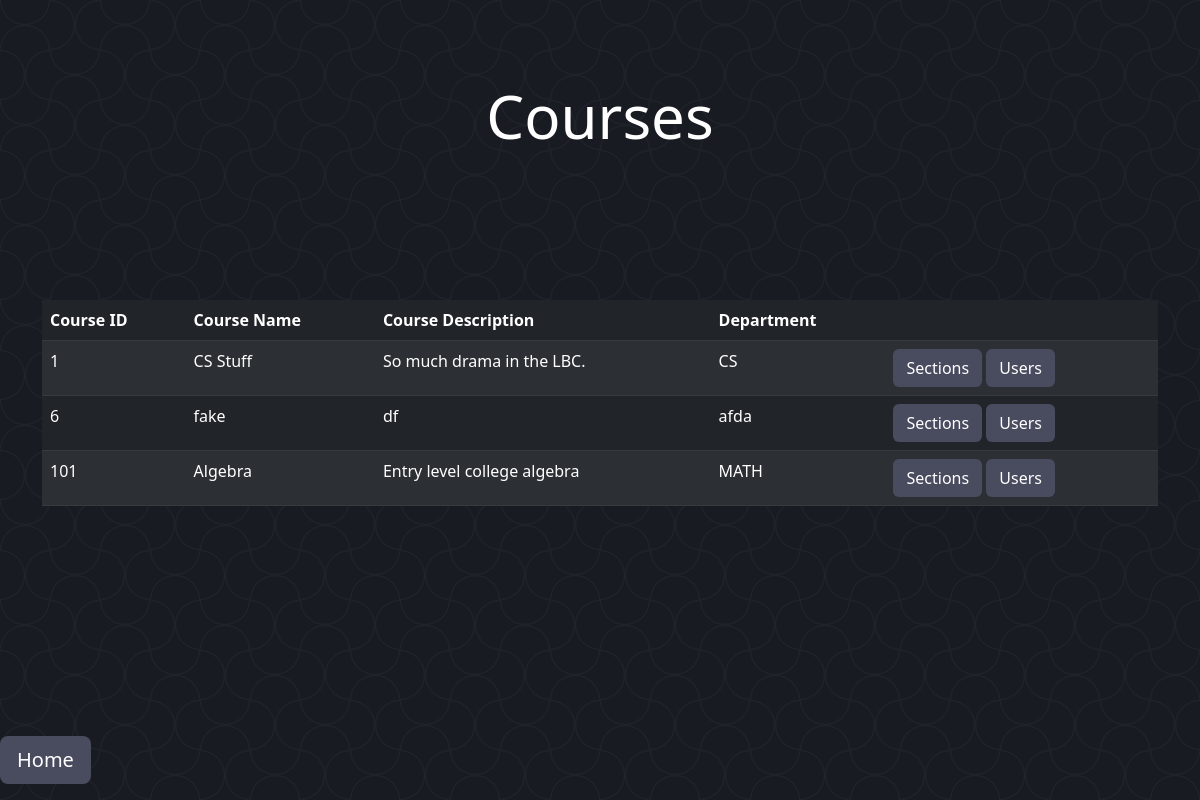
Before: /courses/ (signed in) with the older database file.
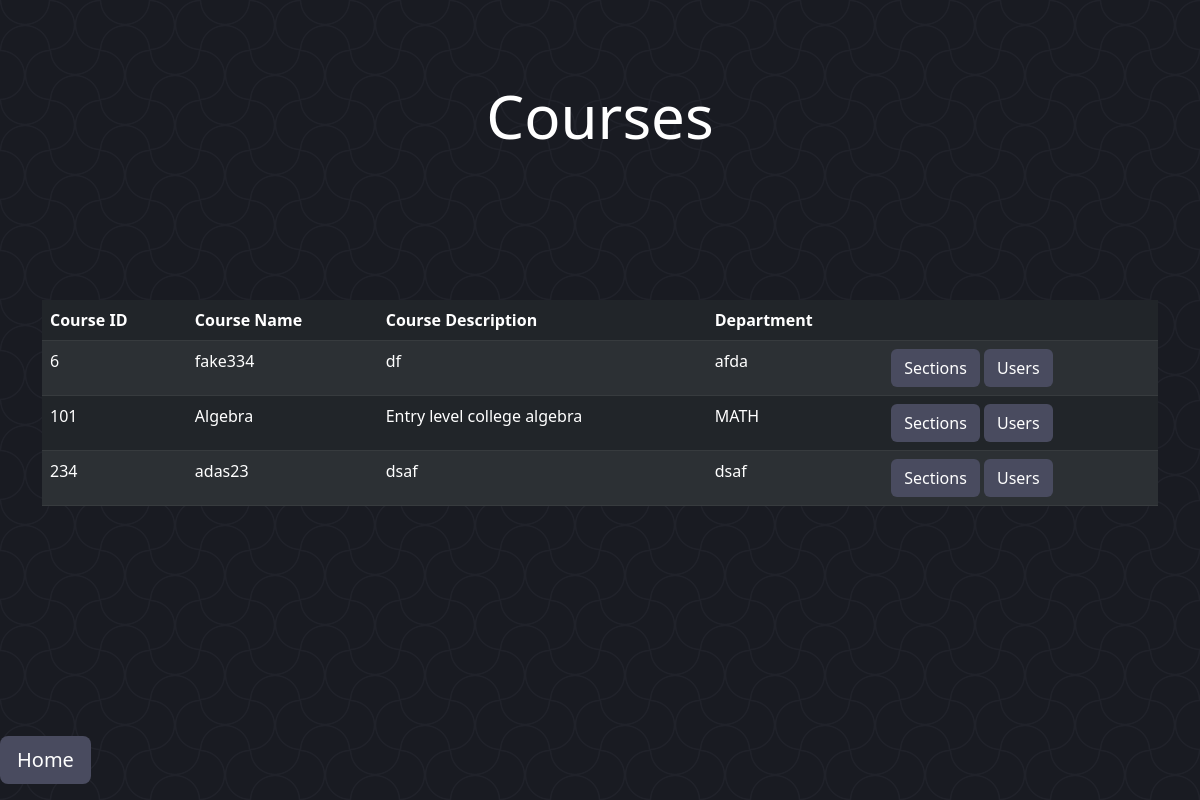
After: the same page with the newer database file.
### Management/models.py (models this page shows, shortened)
class Course(models.Model):
    courseID = models.IntegerField(primary_key=True)
    courseName = models.CharField(max_length=40)
    courseDescription = models.CharField(max_length=140)
    courseDepartment = models.CharField(max_length=16)

### Management/views.py (the view)
# urls.py: path('courses/', courses.as_view(), name='courses'),
class courses(View):
    def get(self, request):
        userRole = request.session['roleSession']
        course = Course.objects.all()
        context = {'courses': course, 'roleTemplate': userRole}
        return render(request, "main/Course/courses.html", context)

### templates/main/Course/courses.html (shortened to what this page needs)
{% extends 'basePages.html' %}
{% block header %}
    Courses
{% endblock header %}
{% block content %}
    <div class="container">
        <table class="table table-dark table-striped" style="color: white">
            <thead>
                <th scope="col">Course ID</th>
                <th scope="col">Course Name</th>
                <th scope="col">Course Description</th>
                <th scope="col">Department</th>
                <th scope="col"></th>
            </thead>
            <tbody>
                {% for course in courses %}
                    <tr>
                        <td>{{ course.courseID }}</td>
                        <td>{{ course.courseName }}</td>
                        <td>{{ course.courseDescription }}</td>
                        <td>{{ course.courseDepartment }}</td>
                        <td>
                            <a class="btn" href="{% url 'sections' course.courseID %}" role="button" style="color: white; background-color: #494b5f">Sections</a>
                            <a class="btn" href="{% url 'usersInCourse' course.courseID %}" role="button" style="color: white; background-color: #494b5f">Users</a>
                        </td>
                    </tr>
                {% endfor %}
            </tbody>
        </table>
    </div>
{% endblock content %}

Changed rows visible on the page:
removed Course: courseID "1", courseName "CS Stuff", courseDescription "So much drama in the LBC.", courseDepartment "CS"
changed Course "df": courseName "fake" → "fake334"
added Course: courseID "234", courseName "adas23", courseDescription "dsaf", courseDepartment "dsaf"
